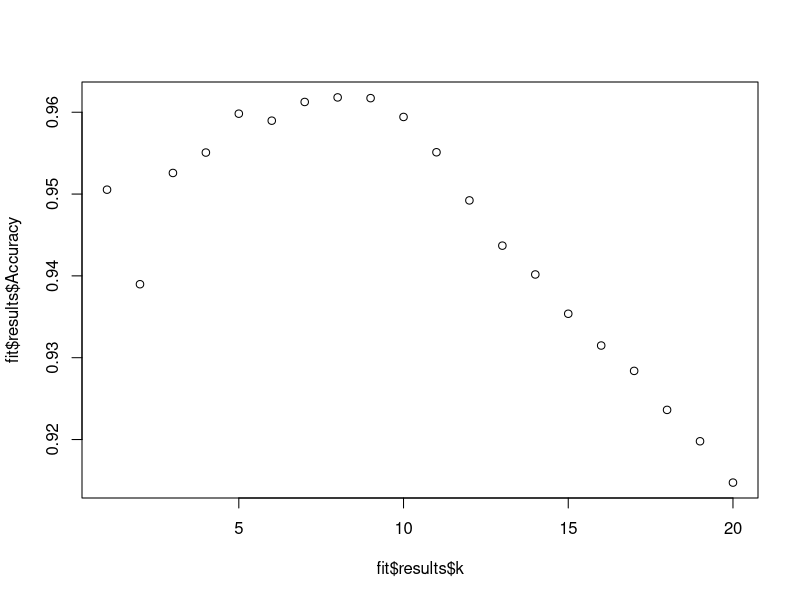

The R script that drew this image:
## ---- chunk 1
set.seed(42)  # set the random seed for reproducibility
str(iris)
## ---- chunk 2
# create the train indices with createDataPartition
library(caret)
train.indices <- createDataPartition(iris$Species, p = 0.8)$Resample1
library(data.table)
iris.dt <- as.data.table(iris)
train <- iris.dt[train.indices, ]
# this doesn't work with data.frames, only data.tables
test <- iris.dt[-train.indices]
## ---- chunk 3
trControl <- trainControl(method  = "repeatedcv",
                          number  = 3,
                          repeats = 30)

fit <- train(Species ~ .,
             method     = 'knn',
             tuneGrid   = expand.grid(k = 1:20),
             trControl  = trControl,
             preProcess = c("center", "scale"),
             metric     = "Accuracy",
             data       = train)


print(fit)
## ---- chunk 4
plot(fit$results$k, fit$results$Accuracy)
## ---- chunk 5
# 7 or 8 for k seems to be best
preds <- predict(fit, test)
confusionMatrix(preds, test$Species)
